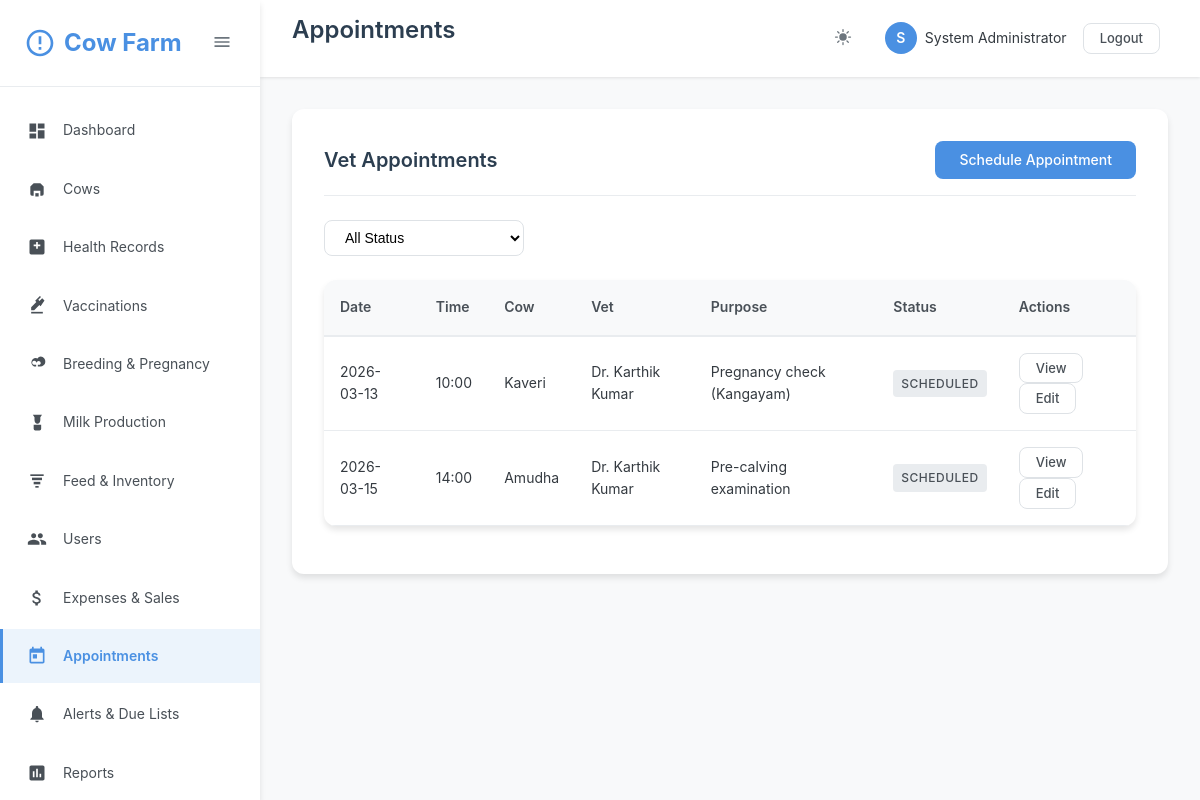
The page /appointments/index.php (signed in) on the database its author committed.
### tables this page shows
CREATE TABLE IF NOT EXISTS users (
    id INT AUTO_INCREMENT PRIMARY KEY,
    username VARCHAR(50) UNIQUE NOT NULL,
    email VARCHAR(100) UNIQUE NOT NULL,
    password VARCHAR(255) NOT NULL,
    full_name VARCHAR(100) NOT NULL,
    role ENUM('admin', 'vet', 'manager', 'staff') DEFAULT 'staff',
    phone VARCHAR(20),
    status ENUM('active', 'inactive') DEFAULT 'active',
    created_at TIMESTAMP DEFAULT CURRENT_TIMESTAMP,
    updated_at TIMESTAMP DEFAULT CURRENT_TIMESTAMP ON UPDATE CURRENT_TIMESTAMP
);

CREATE TABLE IF NOT EXISTS appointments (
    id INT AUTO_INCREMENT PRIMARY KEY,
    appointment_date DATE NOT NULL,
    appointment_time TIME,
    cow_id INT,
    vet_name VARCHAR(100),
    purpose VARCHAR(255),
    status ENUM('scheduled', 'completed', 'cancelled', 'rescheduled') DEFAULT 'scheduled',
    notes TEXT,
    created_by INT,
    created_at TIMESTAMP DEFAULT CURRENT_TIMESTAMP,
    updated_at TIMESTAMP DEFAULT CURRENT_TIMESTAMP ON UPDATE CURRENT_TIMESTAMP,
    FOREIGN KEY (cow_id) REFERENCES cows(id) ON DELETE SET NULL,
    FOREIGN KEY (created_by) REFERENCES users(id) ON DELETE SET NULL
);

CREATE TABLE IF NOT EXISTS cows (
    id INT AUTO_INCREMENT PRIMARY KEY,
    tag_number VARCHAR(50) UNIQUE NOT NULL,
    name VARCHAR(100),
    breed VARCHAR(50),
    date_of_birth DATE,
    gender ENUM('male', 'female') NOT NULL,
    weight DECIMAL(8,2),
    color VARCHAR(50),
    photo VARCHAR(255),
    sire_tag VARCHAR(50),
    dam_tag VARCHAR(50),
    purchase_date DATE,
    purchase_price DECIMAL(10,2),
    status ENUM('active', 'sold', 'deceased', 'transferred') DEFAULT 'active',
    notes TEXT,
    created_by INT,
    created_at TIMESTAMP DEFAULT CURRENT_TIMESTAMP,
    updated_at TIMESTAMP DEFAULT CURRENT_TIMESTAMP ON UPDATE CURRENT_TIMESTAMP,
    FOREIGN KEY (created_by) REFERENCES users(id) ON DELETE SET NULL
);

### appointments/index.php (the view, shortened to what the rows shown need)
<?php
require_once __DIR__ . '/../classes/Auth.php';
require_once __DIR__ . '/../classes/Database.php';
require_once __DIR__ . '/../classes/Helper.php';
$db = new DBHelper();
$page = isset($_GET['page']) ? (int)$_GET['page'] : 1;
$where = ["1=1"];
$params = [];
$whereClause = implode(' AND ', $where);
$query = "SELECT a.*, c.tag_number, c.name as cow_name
          FROM appointments a
          LEFT JOIN cows c ON a.cow_id = c.id
          WHERE $whereClause
          ORDER BY a.appointment_date, a.appointment_time";
$result = $db->fetchPaginated($query, $params, $page);
$appointments = $result['data'];
$pageTitle = 'Appointments';
include __DIR__ . '/../includes/header.php';
?>
<div class="content-area">
    <div class="card">
        <div class="card-header">
            <h2 class="card-title">Vet Appointments</h2>
        </div>
        <div class="card-body">
            <div class="table-container">
                <table class="table">
                    <thead>
                        <tr>
                            <th>Date</th>
                            <th>Time</th>
                            <th>Cow</th>
                            <th>Vet</th>
                            <th>Purpose</th>
                            <th>Status</th>
                            <th>Actions</th>
                        </tr>
                    </thead>
                    <tbody>
                        <?php if (empty($appointments)): ?>
                            <tr>
                                <td colspan="7" style="text-align: center; padding: 40px; color: #999;">No appointments found</td>
                            </tr>
                        <?php else: ?>
                            <?php foreach ($appointments as $apt): ?>
                                <tr>
                                    <td><?php echo Helper::formatDate($apt['appointment_date']); ?></td>
                                    <td><?php echo $apt['appointment_time'] ? date('H:i', strtotime($apt['appointment_time'])) : '-'; ?></td>
                                    <td><?php echo $apt['cow_name'] ? htmlspecialchars($apt['cow_name']) : ($apt['tag_number'] ? htmlspecialchars($apt['tag_number']) : '-'); ?></td>
                                    <td><?php echo htmlspecialchars($apt['vet_name'] ?? '-'); ?></td>
                                    <td><?php echo htmlspecialchars($apt['purpose'] ?? '-'); ?></td>
                                    <td><?php echo Helper::getStatusBadge($apt['status']); ?></td>
                                    <td>
                                        <a href="<?php echo BASE_URL; ?>appointments/view.php?id=<?php echo $apt['id']; ?>" class="btn btn-sm btn-outline">View</a>
                                        <a href="<?php echo BASE_URL; ?>appointments/edit.php?id=<?php echo $apt['id']; ?>" class="btn btn-sm btn-outline">Edit</a>
                                    </td>
                                </tr>
                            <?php endforeach; ?>
                        <?php endif; ?>
                    </tbody>
                </table>
            </div>
        </div>
    </div>
</div>
<?php include __DIR__ . '/../includes/footer.php'; ?>

### includes/header.php (shortened to what the rows shown need)
<?php
require_once __DIR__ . '/../classes/Auth.php';
$auth = new Auth();
$currentUser = $auth->getCurrentUser();
?>
<!DOCTYPE html>
<html lang="en">
<head>
    <link rel="stylesheet" href="<?php echo BASE_URL; ?>assets/css/style.css">
    <link rel="stylesheet" href="<?php echo BASE_URL; ?>assets/css/icons.css">
</head>
<body>
    <?php if ($auth->isLoggedIn()): ?>
    <aside class="sidebar" id="sidebar">
        <div class="sidebar-header">
            <div class="sidebar-logo">
                <svg class="sidebar-logo-icon" viewBox="0 0 24 24">
                    <path d="M12 2C6.48 2 2 6.48 2 12s4.48 10 10 10 10-4.48 10-10S17.52 2 12 2zm0 18c-4.41 0-8-3.59-8-8s3.59-8 8-8 8 3.59 8 8-3.59 8-8 8zm-1-13h2v6h-2zm0 8h2v2h-2z"/>
                </svg>
                <span class="sidebar-menu-text">Cow Farm</span>
            </div>
            <button class="sidebar-toggle" id="sidebarToggle">
                <svg width="20" height="20" viewBox="0 0 24 24" fill="currentColor">
                    <path d="M3 18h18v-2H3v2zm0-5h18v-2H3v2zm0-7v2h18V6H3z"/>
                </svg>
            </button>
        </div>
        <nav>
            <ul class="sidebar-menu">
                <li class="sidebar-menu-item">
                    <a href="<?php echo BASE_URL; ?>dashboard.php" class="sidebar-menu-link <?php echo basename($_SERVER['PHP_SELF']) == 'dashboard.php' ? 'active' : ''; ?>">
                        <svg class="sidebar-menu-icon" viewBox="0 0 24 24">
                            <path d="M3 13h8V3H3v10zm0 8h8v-6H3v6zm10 0h8V11h-8v10zm0-18v6h8V3h-8z"/>
                        </svg>
                        <span class="sidebar-menu-text">Dashboard</span>
                    </a>
                </li>
                <li class="sidebar-menu-item">
                    <a href="<?php echo BASE_URL; ?>cows/index.php" class="sidebar-menu-link <?php echo strpos($_SERVER['PHP_SELF'], 'cows') !== false ? 'active' : ''; ?>">
                        <svg class="sidebar-menu-icon" viewBox="0 0 24 24">
                            <path d="M4 9l4-4h8l4 4v9a2 2 0 0 1-2 2h-2v-6H8v6H6a2 2 0 0 1-2-2V9z"/>
                            <path d="M10 21v-4h4v4"/>
                        </svg>
                        <span class="sidebar-menu-text">Cows</span>
                    </a>
                </li>
                <li class="sidebar-menu-item">
                    <a href="<?php echo BASE_URL; ?>health/index.php" class="sidebar-menu-link <?php echo strpos($_SERVER['PHP_SELF'], 'health') !== false ? 'active' : ''; ?>">
                        <svg class="sidebar-menu-icon" viewBox="0 0 24 24">
                            <path d="M19 3H5A2 2 0 0 0 3 5v14a2 2 0 0 0 2 2h14a2 2 0 0 0 2-2V5a2 2 0 0 0-2-2zm-3 8h-3v3h-2v-3H8V9h3V6h2v3h3z"/>
                        </svg>
                        <span class="sidebar-menu-text">Health Records</span>
                    </a>
                </li>
                <li class="sidebar-menu-item">
                    <a href="<?php echo BASE_URL; ?>health/vaccinations.php" class="sidebar-menu-link <?php echo strpos($_SERVER['PHP_SELF'], 'vaccinations') !== false ? 'active' : ''; ?>">
                        <svg class="sidebar-menu-icon" viewBox="0 0 24 24">
                            <path d="M21 5.5l-2.79-2.8-3.22 3.22-1.42-1.42L16.79 1.3 15.5 0 9.79 5.71l1.42 1.42L5 13.36V17h3.64l6.21-6.21 1.42 1.42L21 5.5z"/>
                            <path d="M5 19h14v2H5z"/>
                        </svg>
                        <span class="sidebar-menu-text">Vaccinations</span>
                    </a>
                </li>
                <li class="sidebar-menu-item">
                    <a href="<?php echo BASE_URL; ?>breeding/index.php" class="sidebar-menu-link <?php echo strpos($_SERVER['PHP_SELF'], 'breeding') !== false ? 'active' : ''; ?>">
                        <svg class="sidebar-menu-icon" viewBox="0 0 24 24">
                            <path d="M16.5 3a4.5 4.5 0 0 0-3.89 2.25A4.5 4.5 0 1 0 8.5 15H11v-2H8.5A2.5 2.5 0 1 1 10.7 9l.8 1.39.8-1.39A2.5 2.5 0 1 1 15.5 13H13v2h2.5A4.5 4.5 0 0 0 16.5 3z"/>
                        </svg>
                        <span class="sidebar-menu-text">Breeding & Pregnancy</span>
                    </a>
                </li>
                <li class="sidebar-menu-item">
                    <a href="<?php echo BASE_URL; ?>milk/index.php" class="sidebar-menu-link <?php echo strpos($_SERVER['PHP_SELF'], 'milk') !== false ? 'active' : ''; ?>">
                        <svg class="sidebar-menu-icon" viewBox="0 0 24 24">
                            <path d="M7 2l2 3v3.5C9 11.43 10.57 13 12.5 13S16 11.43 16 8.5V5l2-3H7z"/>
                            <path d="M8 14h9v5a2 2 0 0 1-2 2H10a2 2 0 0 1-2-2v-5z"/>
                        </svg>
                        <span class="sidebar-menu-text">Milk Production</span>
                    </a>
                </li>
                <li class="sidebar-menu-item">
                    <a href="<?php echo BASE_URL; ?>feed/index.php" class="sidebar-menu-link <?php echo strpos($_SERVER['PHP_SELF'], 'feed') !== false ? 'active' : ''; ?>">
                        <svg class="sidebar-menu-icon" viewBox="0 0 24 24">
                            <path d="M4 4h16v2H4z"/>
                            <path d="M6 8h12v3H6z"/>
                            <path d="M8 13h8v3H8z"/>
                            <path d="M10 18h4v2h-4z"/>
                        </svg>
                        <span class="sidebar-menu-text">Feed & Inventory</span>
                    </a>
                </li>
                <?php if ($auth->hasRole([ROLE_ADMIN, ROLE_MANAGER])): ?>
                <li class="sidebar-menu-item">
                    <a href="<?php echo BASE_URL; ?>users/index.php" class="sidebar-menu-link <?php echo strpos($_SERVER['PHP_SELF'], 'users') !== false ? 'active' : ''; ?>">
                        <span class="sidebar-menu-text">Users</span>
                    </a>
                </li>
                <?php endif; ?>
                <li class="sidebar-menu-item">
                    <a href="<?php echo BASE_URL; ?>expenses/index.php" class="sidebar-menu-link <?php echo strpos($_SERVER['PHP_SELF'], 'expenses') !== false ? 'active' : ''; ?>">
                        <span class="sidebar-menu-text">Expenses & Sales</span>
                    </a>
                </li>
                <li class="sidebar-menu-item">
                    <a href="<?php echo BASE_URL; ?>appointments/index.php" class="sidebar-menu-link <?php echo strpos($_SERVER['PHP_SELF'], 'appointments') !== false ? 'active' : ''; ?>">
                        <svg class="sidebar-menu-icon" viewBox="0 0 24 24">
                            <path d="M19 3h-1V1h-2v2H8V1H6v2H5c-1.11 0-1.99.9-1.99 2L3 19c0 1.1.89 2 2 2h14c1.1 0 2-.9 2-2V5c0-1.1-.9-2-2-2zm0 16H5V8h14v11zM7 10h5v5H7z"/>
                        </svg>
                        <span class="sidebar-menu-text">Appointments</span>
                    </a>
                </li>
                <li class="sidebar-menu-item">
                    <a href="<?php echo BASE_URL; ?>alerts/index.php" class="sidebar-menu-link <?php echo strpos($_SERVER['PHP_SELF'], 'alerts') !== false ? 'active' : ''; ?>">
                        <svg class="sidebar-menu-icon" viewBox="0 0 24 24">
                            <path d="M12 22c1.1 0 2-.9 2-2h-4c0 1.1.89 2 2 2zm6-6v-5c0-3.07-1.64-5.64-4.5-6.32V4c0-.83-.67-1.5-1.5-1.5s-1.5.67-1.5 1.5v.68C7.63 5.36 6 7.92 6 11v5l-2 2v1h16v-1l-2-2z"/>
                        </svg>
                        <span class="sidebar-menu-text">Alerts & Due Lists</span>
                    </a>
                </li>
                <li class="sidebar-menu-item">
                    <a href="<?php echo BASE_URL; ?>reports/index.php" class="sidebar-menu-link <?php echo strpos($_SERVER['PHP_SELF'], 'reports') !== false ? 'active' : ''; ?>">
                        <svg class="sidebar-menu-icon" viewBox="0 0 24 24">
                            <path d="M19 3H5c-1.1 0-2 .9-2 2v14c0 1.1.9 2 2 2h14c1.1 0 2-.9 2-2V5c0-1.1-.9-2-2-2zM9 17H7v-7h2v7zm4 0h-2V7h2v10zm4 0h-2v-4h2v4z"/>
                        </svg>
                        <span class="sidebar-menu-text">Reports</span>
                    </a>
                </li>
            </ul>
        </nav>
    </aside>
    <main class="main-content">
        <header class="header-bar">
            <div>
                <h1 class="header-title"><?php echo isset($pageTitle) ? $pageTitle : 'Dashboard'; ?></h1>
            </div>
            <div class="header-actions">
                <button class="header-btn" data-theme-toggle title="Toggle Dark Mode">
                </button>
                <div class="user-menu">
                    <div class="user-avatar"><?php echo strtoupper(substr($currentUser['full_name'], 0, 1)); ?></div>
                    <span><?php echo htmlspecialchars($currentUser['full_name']); ?></span>
                    <div style="margin-left: 8px;">
                        <a href="<?php echo BASE_URL; ?>logout.php" class="btn btn-sm btn-outline">Logout</a>
                    </div>
                </div>
            </div>
        </header>
    <?php endif; ?>

### classes/Helper.php (shortened to what the rows shown need)
<?php
class Helper {
    public static function formatDate($date, $format = 'Y-m-d') {
        return date($format, strtotime($date));
    }
    public static function getStatusBadge($status) {
        $badges = [
            'active' => '<span class="badge badge-success">Active</span>',
            'inactive' => '<span class="badge badge-danger">Inactive</span>',
            'sold' => '<span class="badge badge-warning">Sold</span>',
            'deceased' => '<span class="badge badge-dark">Deceased</span>',
            'pregnant' => '<span class="badge badge-info">Pregnant</span>',
            'not_pregnant' => '<span class="badge badge-secondary">Not Pregnant</span>',
            'scheduled' => '<span class="badge badge-primary">Scheduled</span>',
            'completed' => '<span class="badge badge-success">Completed</span>',
            'cancelled' => '<span class="badge badge-danger">Cancelled</span>',
            'paid' => '<span class="badge badge-success">Paid</span>',
            'pending' => '<span class="badge badge-warning">Pending</span>',
        ];
        return $badges[$status] ?? '<span class="badge badge-secondary">' . ucfirst($status) . '</span>';
    }
}

### rows shown on the page
users: full_name "S", full_name "System Administrator"
appointments: appointment_date "2026-03-13", appointment_time "10:00", cow.name "Kaveri", vet_name "Dr. Karthik Kumar", purpose "Pregnancy check (Kangayam)", status "SCHEDULED"
appointments: appointment_date "2026-03-15", appointment_time "14:00", cow.name "Amudha", vet_name "Dr. Karthik Kumar", purpose "Pre-calving examination", status "SCHEDULED"

### other values the page prints
$pageTitle "Appointments"
